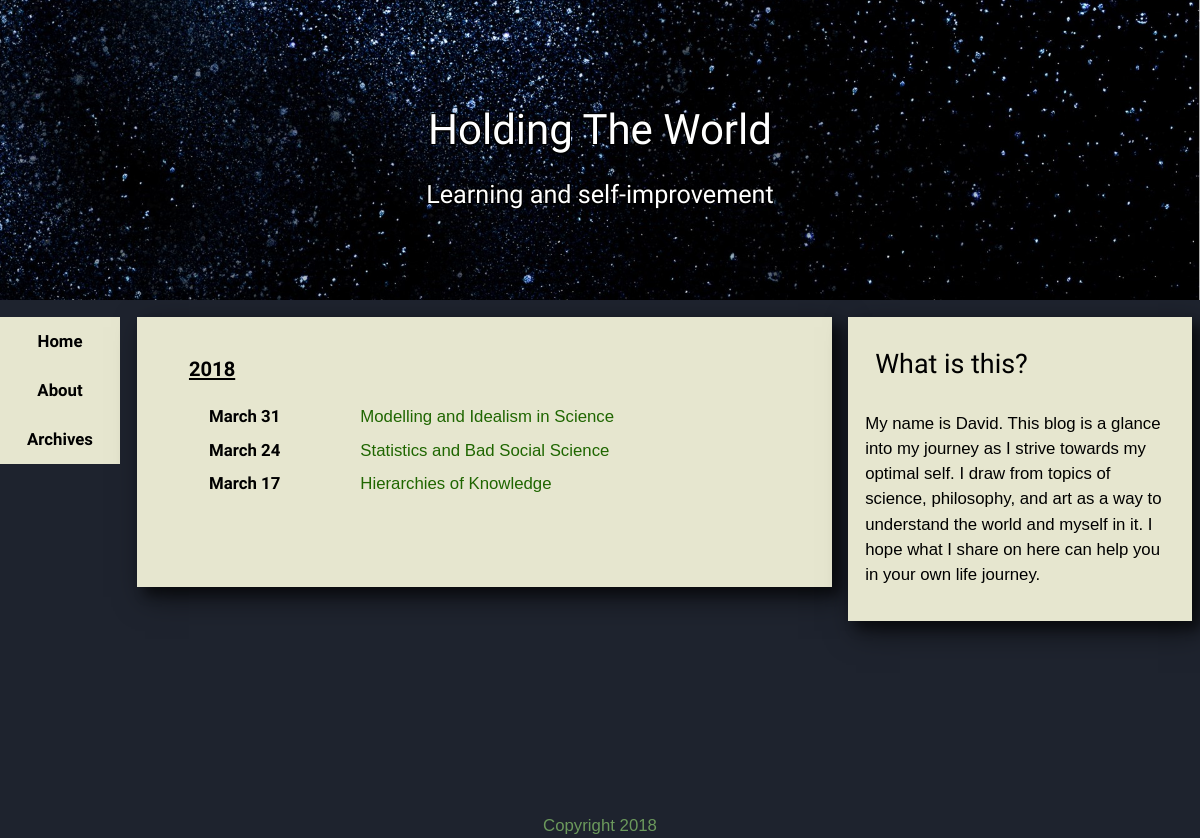
/archives/, run on the app's committed database.
### blog/models.py (models this page shows, shortened)
class Post(models.Model):
    title = models.CharField(max_length=128)
    body = models.TextField(blank=True)
    slug = models.SlugField(max_length=128, unique=True)
    create_date = models.DateTimeField('Date the post was originally created', auto_now_add=True)
    pub_date = models.DateTimeField('Publish date', blank=True, null=True)
    edit_date = models.DateTimeField('Date post was edited, most recently', auto_now=True)
    tags = models.ManyToManyField(Tag, blank=True)
    snippet = models.TextField('Short section from the body of the text', blank=True)
    published = models.BooleanField('Whether the post is published, or still in edit', default=False)

### blog/views.py (the view)
# urls.py: path('archives/', views.archives, name='archives'),
def archives(request):
    print("page was requested")
    post_list = Post.objects.filter(published=True).order_by('-pub_date')
    class YearPostIterator:
        def __init__(self, post_list):
            self.post_list = post_list
            self.counter = 0
            try:
                self.year_counter = post_list[0].pub_date.year
            except IndexError:
                self.year_counter = 2018
            self.year_range = iter(range(self.year_counter, 2018-1, -1))
            self.finished = False
            self.timeout = 0
        def __iter__(self):
            return self
        def post_generator(self):
            while True:
                try:
                    if self.post_list[self.counter].pub_date.year != self.year_counter:
                        self.year_counter = self.post_list[self.counter].pub_date.year
                        break
                except IndexError:
                    self.finished = True
                    break
                yield self.post_list[self.counter]
                self.counter += 1
        def __next__(self):
            if self.finished or (self.timeout > 10):
                raise StopIteration()
            else:
                self.timeout += 1
                next_year = next(self.year_range)
                return [next_year, self.post_generator()]
    context = {
        'year_post_iterator': YearPostIterator(post_list)
    }
    return render(request, 'blog/archives.html', context)

### blog/templates/blog/archives.html
{% extends "blog/base.html" %}
{% block content %}
    <article class="box">
        <dl>
            {% for pair in year_post_iterator %}
                <dt><time>{{ pair.0 }}</time></dt>
                <dd>
                    <dl>
                        {% for post in pair.1 %}
                            <dt><time>{{ post.pub_date|date:"F d" }}</time></dt><dd><a href="{% url 'blog:post' post.slug %}">{{ post.title }}</a></dd>
                        {% endfor %}
                    </dl>
                </dd>
            {% endfor %}
        </dl>
    </article>
{% endblock %}

### blog/static/blog/base.css (style rules this page uses)
body { line-height:1.5; overflow-x:hidden; font-family: 'Hind', sans-serif; font-size: 1.05em; }
dl { padding: 1.2em; }
dt { font-family: "Raleway", sans-serif; font-size: 1.2em; text-decoration: underline; font-weight: bold; }
dd { padding: 0 0 0.5em 0; }
dd > dl > dt { float: left; clear: left; text-align: right; text-decoration: none; font-size: 1.0em; font-weight: bold; }
dd > dl > dd { margin: 0 0 0 9em; }
a { color: #1f6600; text-decoration: none; }

### blog/static/blog/layout.css (style rules this page uses)
html { box-sizing:border-box }
*,*:before,*:after { box-sizing:inherit }
.box:after,.box:before { content:"";display:table;clear:both }
.col > * { margin: 1em 0.4em; }
.box { padding-bottom: 1em; }
.box > * { margin: 1em 32px 1em 32px; }
@media (min-width:993px) { .col.w2 > * { margin-left: 1em;margin-right: 0.5em } }

### blog/static/blog/style.css (style rules this page uses)
body { background-color: #1e232e; }
.box { color:#000; background-color: #e6e6cf; box-shadow: 8px 10px 28px rgba(0,0,0,0.6), 8px 8px 10px rgba(0,0,0,0.4); }

### data on the page
Post: pub_date "March 31", title "Modelling and Idealism in Science"
Post: pub_date "March 24", title "Statistics and Bad Social Science"
Post: pub_date "March 17", title "Hierarchies of Knowledge"

### other printed values
{{ pair.0 }} "2018"
